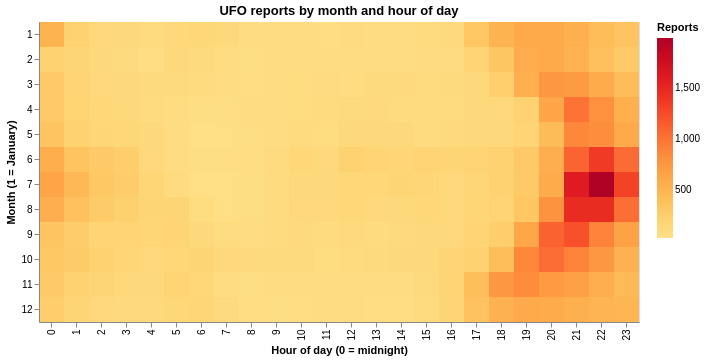

Write notebook code for a chart like this one.
### Code cell
shape_dropdown = alt.binding_select(options=['all shapes'] + keep_shapes + ['all other shapes'], name='Shape: ')
shape_select = alt.selection_point(fields=['shape_group'], bind=shape_dropdown, value='all shapes')
time_heatmap = alt.Chart(time_counts).mark_rect().encode(
    x=alt.X('hour:O', title='Hour of day (0 = midnight)'),
    y=alt.Y('month:O', title='Month (1 = January)'),
    color=alt.Color('reports:Q', scale=alt.Scale(scheme='yelloworangered'), title='Reports'),
    tooltip=['month', 'hour', 'reports']
).transform_filter(
    shape_select
).add_params(
    shape_select
).properties(
    width=600,
    height=300,
    title='UFO reports by month and hour of day'
)

time_heatmap

### Figure 1 — Vega-Lite specification as saved in the notebook (floating-point values rounded to 4 significant figures; data arrays with more than 128 entries replaced by an {"elided": "..."} marker saying what was removed)
{"config": {"view": {"continuousWidth": 300, "continuousHeight": 300}}, "data": {"name": "data-901ec06cfa78cb7b8d3ee6b168408bd7"}, "mark": {"type": "rect"}, "encoding": {"color": {"field": "reports", "scale": {"scheme": "yelloworangered"}, "title": "Reports", "type": "quantitative"}, "tooltip": [{"field": "month", "type": "quantitative"}, {"field": "hour", "type": "quantitative"}, {"field": "reports", "type": "quantitative"}], "x": {"field": "hour", "title": "Hour of day (0 = midnight)", "type": "ordinal"}, "y": {"field": "month", "title": "Month (1 = January)", "type": "ordinal"}}, "height": 300, "params": [{"name": "param_2", "select": {"type": "point", "fields": ["shape_group"]}, "bind": {"input": "select", "options": ["all shapes", "light", "fireball", "circle", "triangle", "disk", "cigar", "all other shapes"], "name": "Shape: "}, "value": "all shapes"}], "title": "UFO reports by month and hour of day", "transform": [{"filter": {"param": "param_2"}}], "width": 600, "$schema": "https://vega.github.io/schema/vega-lite/v5.20.1.json", "datasets": {"data-901ec06cfa78cb7b8d3ee6b168408bd7": {"elided": "2304 records"}}}
